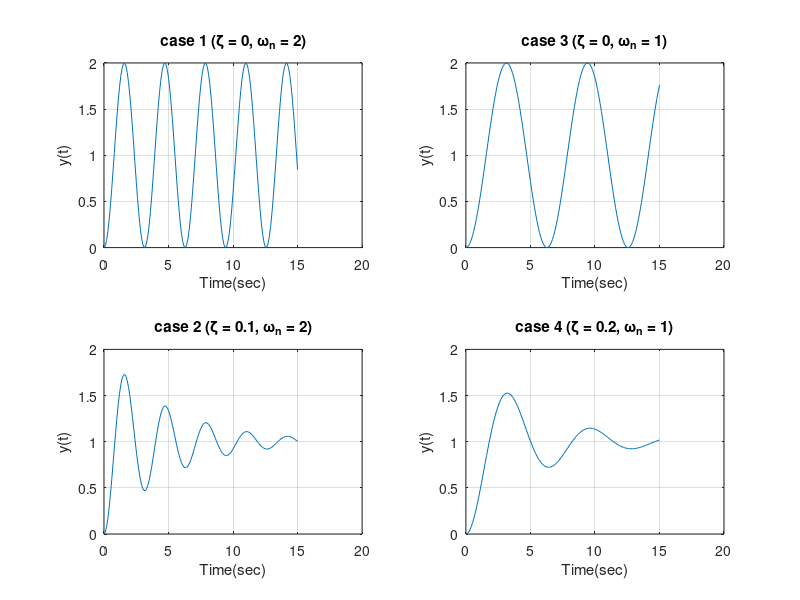

MATLAB code for this plot:
% Problem 1
% build model
G = tf([1 1], [1 0.6 1]);
sys = feedback(G, 1, -1);

% The response with unit step input
t = [0 : 0.001 : 10];
[y, T] = step(sys, t);

% determine the property of sys
[y_max, k] = max(y); % k for the position of y_max

peak_value  = y_max
peak_time   = t(k)
final_value = dcgain(sys)
overshoot   = y_max - final_value
P_O         = 100*(y_max - final_value)/final_value

% n for the position of maximum value smaller than 10% final_value
% m for the position of maximum value smaller than 90% final_value
n = 1; while y(n) < 0.1*final_value, n = n + 1; end   
m = 1; while y(m) < 0.9*final_value, m = m + 1; end   
rise_time = t(m) - t(n)

% l starts from the lastest position
% and shifts to the left side gradually
% until shifts to the value excesses 2% of final_value
l = length(t);
while y(l) > 0.98*final_value & y(l) < 1.02*final_value
    l = l - 1;
end
settling_time = t(l)

plot(T, y)
xlabel('time(sec)');
ylabel('y(t)');
grid on;

% open ltiview
% ltiview

% Problem 2 verification
% parameters setting
omega_n1 = 2; zeta_1 = 0;
omega_n2 = 2; zeta_2 = 0.1;
omega_n3 = 1; zeta_3 = 0;
omega_n4 = 1; zeta_4 = 0.2;

% build model
num_1 = [omega_n1^2]; den_1 = [1 2*zeta_1*omega_n1 omega_n1^2];
num_2 = [omega_n2^2]; den_2 = [1 2*zeta_2*omega_n2 omega_n2^2];
num_3 = [omega_n3^2]; den_3 = [1 2*zeta_3*omega_n3 omega_n3^2];
num_4 = [omega_n4^2]; den_4 = [1 2*zeta_4*omega_n4 omega_n4^2];
sys1 = tf(num_1, den_1);
sys2 = tf(num_2, den_2);
sys3 = tf(num_3, den_3);
sys4 = tf(num_4, den_4);

% response with impulse input
t=[0:0.1:15]; 
[y1,T1] = step(sys1, t); 
[y2,T2] = step(sys2, t);
[y3,T3] = step(sys3, t); 
[y4,T4] = step(sys4, t);

% plot the output response
subplot(2,2,1), plot(T1, y1);
xlabel('Time(sec)'), ylabel('y(t)'), grid; 
title('case 1 (\zeta = 0, \omega_n = 2)'); 

subplot(2,2,3), plot(T2, y2);
xlabel('Time(sec)'), ylabel('y(t)'), grid; 
title('case 2 (\zeta = 0.1, \omega_n = 2)');

subplot(2,2,2), plot(T3, y3);
xlabel('Time(sec)'), ylabel('y(t)'), grid; 
title('case 3 (\zeta = 0, \omega_n = 1)');

subplot(2,2,4), plot(T4, y4);
xlabel('Time(sec)'), ylabel('y(t)'), grid; 
title('case 4 (\zeta = 0.2, \omega_n = 1)');

